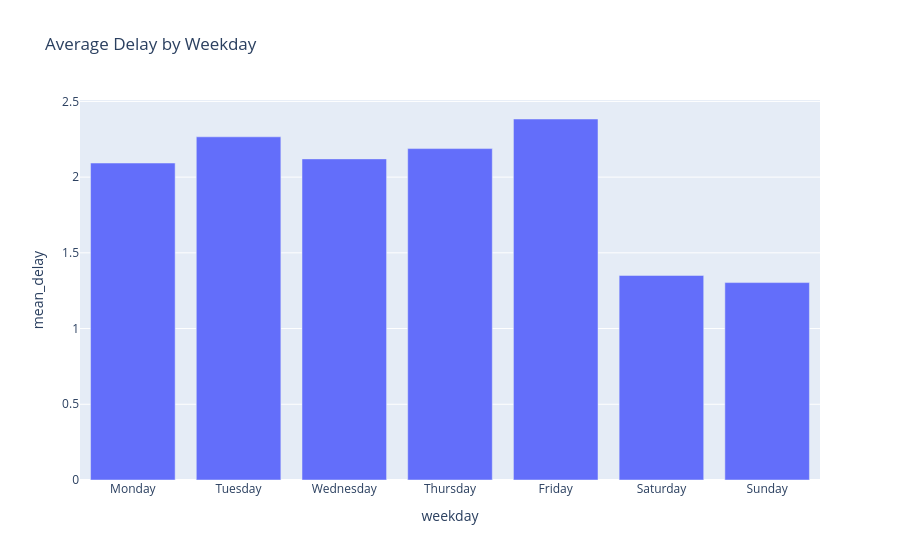

Here is the notebook cell this chart was saved with:
### Code cell
fig = px.bar(
    weekday_summary,
    x="weekday",
    y="mean_delay",
    title="Average Delay by Weekday"
)

fig.show()

### Figure 1 — Plotly figure (JSON) as saved in the notebook; plotly's stock layout.template omitted (floating-point values rounded to 4 significant figures)
{"data": [{"hovertemplate": "weekday=%{x}<br>mean_delay=%{y}<extra></extra>", "legendgroup": "", "marker": {"color": "#636efa", "pattern": {"shape": ""}}, "name": "", "orientation": "v", "showlegend": false, "textposition": "auto", "type": "bar", "x": ["Monday", "Tuesday", "Wednesday", "Thursday", "Friday", "Saturday", "Sunday"], "xaxis": "x", "y": [2.093, 2.266, 2.12, 2.188, 2.384, 1.351, 1.304], "yaxis": "y"}], "layout": {"barmode": "relative", "legend": {"tracegroupgap": 0}, "title": {"text": "Average Delay by Weekday"}, "xaxis": {"anchor": "y", "domain": [0, 1], "title": {"text": "weekday"}}, "yaxis": {"anchor": "x", "domain": [0, 1], "title": {"text": "mean_delay"}}}}
